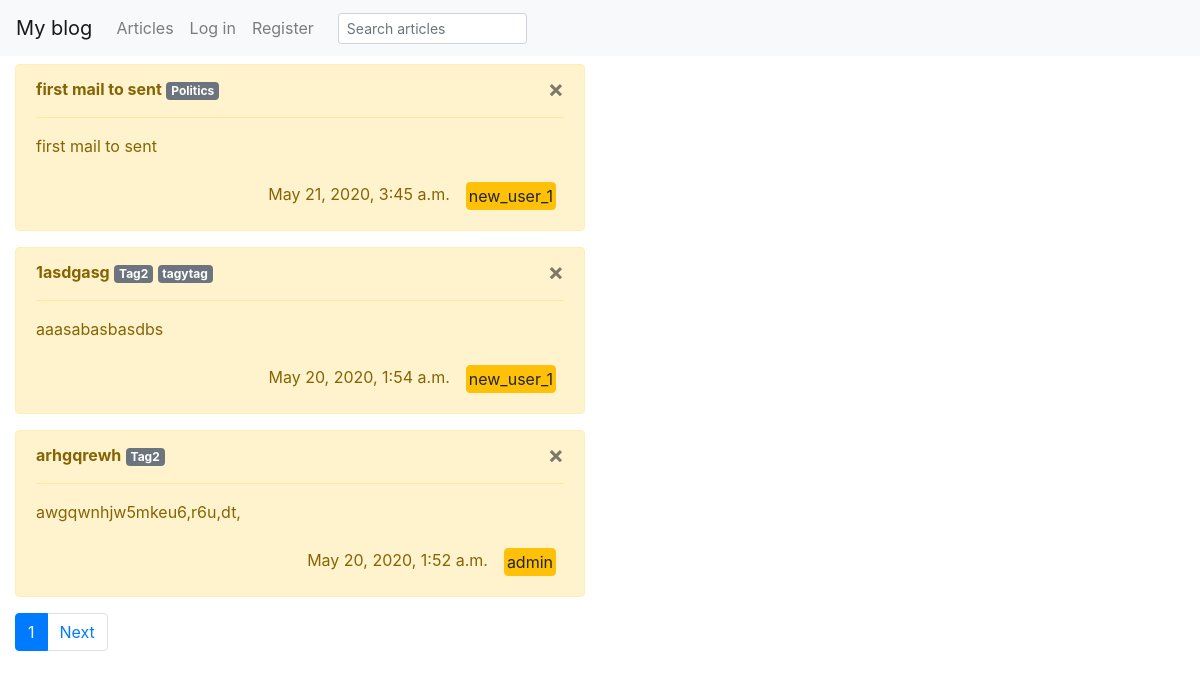
/articles/, run on an earlier commit of the app's database.
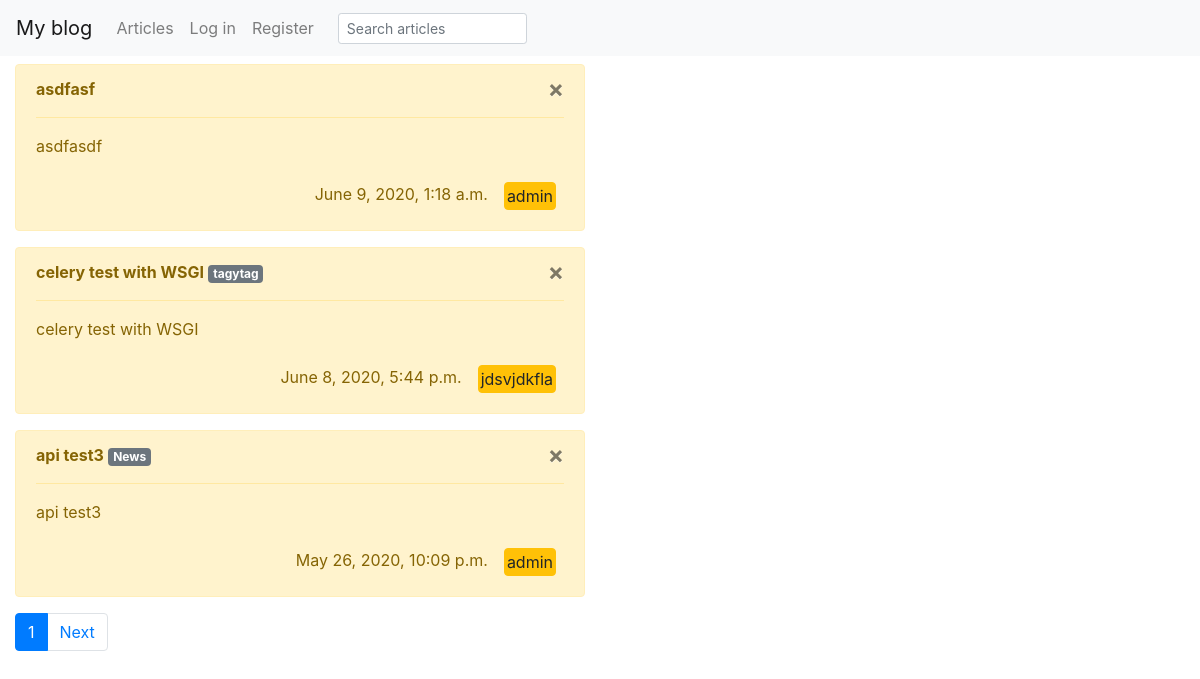
And on a later commit of the database.
### posts/models.py (models this page shows, shortened)
class Article(models.Model):
    title = models.CharField(max_length=100)
    content = models.TextField()
    author = models.ForeignKey(User, on_delete=models.CASCADE, related_name='author')
    post_date = models.DateTimeField(auto_now_add=True)
    tags = models.ManyToManyField(Tag, related_name='articles')
    class Meta:
        ordering = ['-post_date']
    def get_absolute_url(self):
        return reverse('posts:user-articles', kwargs={
                       'author': self.author})

class Tag(models.Model):
    name = models.CharField(max_length=60, unique=True)
    def __str__(self):
        return self.name

### posts/views.py (the view)
# urls.py: path('', ArticleList.as_view(), name='articles'),
class ArticleList(ListView):
    model = Article
    def get_context_data(self, **kwargs):
        context = super().get_context_data(**kwargs)
        context['title'] = 'Articles'
        return context
    paginate_by = 3

### templates/posts/article_list.html (shortened to what this page needs)
{% extends "home.html" %}
{% block content %}
    {% for obj in object_list  %}
      <div class="col-sm-6 col-md-6">
            <div class="alert alert-warning">
                <button type="button" class="close" data-dismiss="alert" aria-hidden="true">
                    ×</button>
                 <strong>{{ obj.title }}</strong>
                {% if obj.tags %}
                  {% for tag_item in obj.tags.all  %}
                    <a href="{% url 'posts:tag' tag=tag_item.name %}"><span class="badge badge-secondary">{{ tag_item }}</span></a>
                  {% endfor %}
                {% endif %}
                <hr class="message-inner-separator">
                <p>{{ obj.content }}</p>
                <div class='d-flex flex-row-reverse'>
                <div class="p-2">
                  <a href="{{obj.get_absolute_url}}" style="padding: 1px 2px" class="btn btn-xs btn-warning pull-right">
                        {{ obj.author }}
                  </a>
                </div>
                <div class="p-2"><span >{{ obj.post_date}}</span></div>
                </div>
            </div>
        </div>
    {% endfor %}
<nav aria-label="...">
  <ul class="pagination" style="margin-left: 15px">
    {% if  page_obj.has_other_pages %}
            <li class="page-item active">
      <a class="page-link" href="?page={{ page_obj.number}}">{{ page_obj.number }}<span class="sr-only">(current)</span></a>
    </li>
    {% endif %}
        {% if page_obj.has_next %}
    <li class="page-item">
      <a class="page-link" href="?page={{ page_obj.next_page_number }}">Next</a>
    </li>
    {% endif %}
  </ul>
</nav>
{% endblock %}

What changed in the data, as far as the page shows it:
removed Article: title "first mail to sent", content "first mail to sent", author "new_user_1", post_date "May 21, 2020, 3:45 a.m."
no longer on this page (row unchanged): Tag: name "Politics", shown under "first mail to sent"
no longer on this page (row unchanged): Article: title "1asdgasg", content "aaasabasbasdbs", author "new_user_1", post_date "May 20, 2020, 1:54 a.m.", Tag (name "tagytag")
no longer on this page (row unchanged): Tag: name "Tag2"
no longer on this page (row unchanged): Article: title "arhgqrewh", content "awgqwnhjw5mkeu6,r6u,dt,", author "admin", post_date "May 20, 2020, 1:52 a.m."
added Article: title "asdfasf", content "asdfasdf", author "admin", post_date "June 9, 2020, 1:18 a.m."
added Article: title "celery test with WSGI", content "celery test with WSGI", author "jdsvjdkfla", post_date "June 8, 2020, 5:44 p.m.", Tag (name "tagytag")
added Article: title "api test3", content "api test3", author "admin", post_date "May 26, 2020, 10:09 p.m."
now on this page (row unchanged): Tag: name "News", shown under "api test3"
